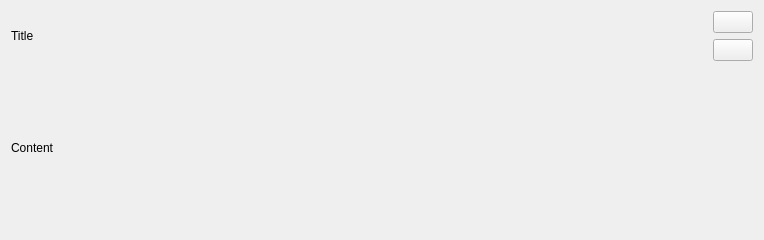
<?xml version="1.0" encoding="UTF-8"?>
<ui version="4.0">
 <class>NoteCardWidget</class>
 <widget class="QWidget" name="NoteCardWidget">
  <property name="geometry">
   <rect>
    <x>0</x>
    <y>0</y>
    <width>764</width>
    <height>240</height>
   </rect>
  </property>
  <property name="windowTitle">
   <string>Form</string>
  </property>
  <layout class="QVBoxLayout" name="verticalLayout">
   <item>
    <layout class="QHBoxLayout" name="horizontalLayout">
     <item>
      <widget class="QLabel" name="titleLabel">
       <property name="text">
        <string>Title</string>
       </property>
      </widget>
     </item>
     <item>
      <spacer name="horizontalSpacer">
       <property name="orientation">
        <enum>Qt::Horizontal</enum>
       </property>
       <property name="sizeHint" stdset="0">
        <size>
         <width>40</width>
         <height>20</height>
        </size>
       </property>
      </spacer>
     </item>
     <item>
      <layout class="QVBoxLayout" name="verticalLayout_2">
       <item>
        <widget class="QPushButton" name="editButton">
         <property name="toolTip">
          <string>Edit</string>
         </property>
         <property name="text">
          <string/>
         </property>
         <property name="icon">
          <iconset theme="document-open"/>
         </property>
        </widget>
       </item>
       <item>
        <widget class="QPushButton" name="deleteButton">
         <property name="toolTip">
          <string>Delete</string>
         </property>
         <property name="text">
          <string/>
         </property>
         <property name="icon">
          <iconset theme="edit-delete"/>
         </property>
        </widget>
       </item>
      </layout>
     </item>
    </layout>
   </item>
   <item>
    <widget class="QLabel" name="contentLabel">
     <property name="text">
      <string>Content</string>
     </property>
    </widget>
   </item>
  </layout>
 </widget>
 <resources/>
 <connections/>
</ui>
